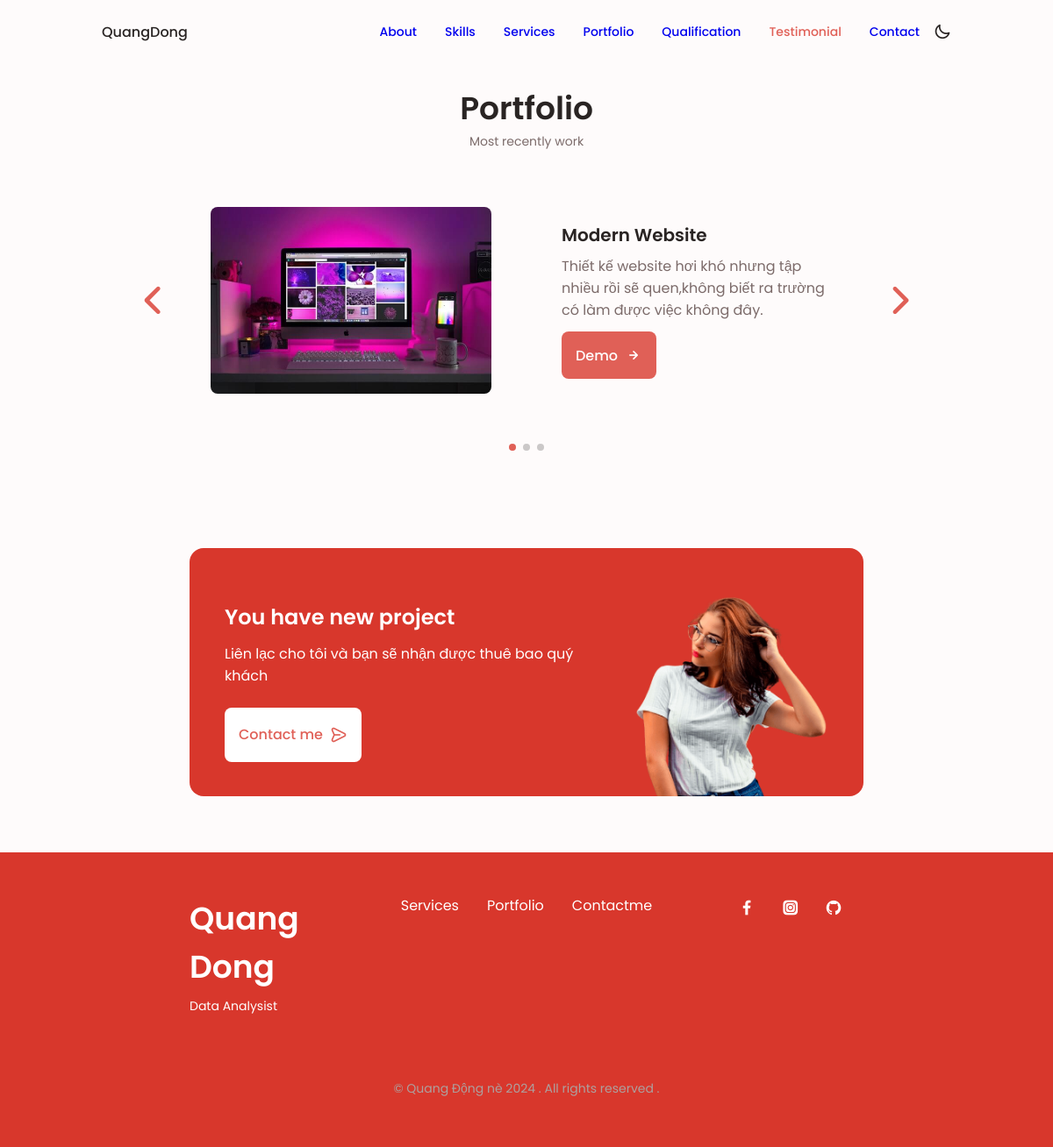
The page /portfolio/ on the database its author committed.
### main/models.py (models this page shows, shortened)
class Portfolio(models.Model):
    class Meta:
        verbose_name_plural = "Portfolios"
        verbose_name = "Portfolio"
        ordering = ["name"]
    date = models.DateTimeField(blank=True, null=True)
    name = models.CharField(max_length=200, blank=True, null=True)
    description = models.CharField(max_length=500, blank=True, null=True)
    image = models.ImageField(blank=True, null=True, upload_to="portfolio")
    demo = models.FileField(blank=True, null=True, upload_to="portfolio_demo")
    slug = models.SlugField(null=True, blank=True)
    is_active = models.BooleanField(default=True)

class UserProfile(models.Model):
    class Meta:
        verbose_name_plural = "User Profiles"
        verbose_name = "User Profile"
    user = models.OneToOneField(User, on_delete=models.CASCADE)
    avatar = models.ImageField(blank=True, null=True, upload_to="avatar")
    name = models.CharField(max_length=100, blank=True, null=True)
    sub_title = models.CharField(max_length=100, blank=True, null=True)
    bio = models.TextField(blank=True, null=True)
    about_bio = models.TextField(blank=True, null=True)
    about_image = models.ImageField(blank=True, null=True, upload_to="about")
    experience = models.IntegerField(default=1, blank=True, null=True)
    projects = models.IntegerField(default=5, blank=True, null=True)
    companies = models.IntegerField(default=1, blank=True, null=True)
    email = models.CharField(max_length=50, blank=True, null=True)
    phone = models.CharField(max_length=50, blank=True, null=True)
    location = models.CharField(max_length=50, blank=True, null=True)
    skills = models.ManyToManyField(Skill, blank=True)
    cv = models.FileField(blank=True, null=True, upload_to="cv")

### main/views.py (the view)
# urls.py: path('portfolio/', views.PortfolioView.as_view(), name="portfolio"),
class PortfolioView(generic.ListView):
    model = Portfolio
    template_name = "main/portfolio.html"
    def get_queryset(self):
        return super().get_queryset().filter(is_active=True)

### portfolio_django/context_processors.py (called while the page is built)
def project_context(request):
    context = {
        'me': User.objects.first(),
    }
    return context

### main/templates/main/portfolio.html (shortened to what this page needs)
{% extends 'main/base.html' %}
{% load static %}
{% block content %}
        <section class="portfolio section" id="portfolio">
            <h2 class="section__title">Portfolio</h2>
            <span class="section__subtitle">Most recently work</span>
            <div class="portfolio__container container swiper mySwiper">
                <div class="swiper-wrapper">
                     {% for obj in object_list  %}
                    <div class="portfolio__content grid swiper-slide">
                        <img src="{{obj.image.url}}" alt="" class="portfolio__img">
                        <div class="portfolio__data">
                            <h3 class="portfolio__title">{{obj.name|title}}</h3>
                            <p class="portfolio__description">{{obj.description|safe}}</p>
                            <a href="{% url 'main:portfolio_detail' slug=obj.slug %}" class="button button--flex button--small portfolio__button">
                                Demo
                                <i class="uil uil-arrow-right button__icon"></i>
                            </a>
                        </div>
                    </div>
                     {% endfor %}
                </div>
                <div class="swiper-button-next">
                    <i class="uil uil-angle-right-b swiper-portfolio-icon"></i>
                </div>
                <div class="swiper-button-prev">
                    <i class="uil uil-angle-left-b swiper-portfolio-icon"></i>
                </div>
                <div class="swiper-pagination"></div>
            </div>
        </section>
        <section class="project section">
            <div class="project__bg">
                <div class="project__container container grid">
                    <div class="project__data">
                        <h2 class="project__title">You have new project</h2>
                        <p class="project__description">Liên lạc cho tôi và bạn sẽ nhận được thuê bao quý khách</p>
                        <a href="{% url 'main:contact' %}" class="button button--flex button--white">
                            Contact me
                            <i class="uil uil-message project__icon button__icon"></i>
                        </a>
                    </div>
                    <img src="{% static 'images/project.png' %}" alt="" class="project__img">
                </div>
            </div>
        </section>
{% endblock %}

### main/templates/main/partials/footer.html
{% load static %}
    <footer class="footer">
        <div class="footer__bg">
            <div class="footer__container container grid">
                <div class="footer__name">
                    <h1 class="footer__title">{{me.first_name|title}}</h1>
                    <span class="footer__subtitle">{{me.userprofile.sub_title}}</span>
                </div>
                <ul class="footer__links">
                    <li>
                        <a href="{% url 'main:service' %}" class="footer__link">Services</a>
                    </li>
                    <li>
                        <a href="{% url 'main:portfolio' %}" class="footer__link">Portfolio</a>
                    </li>
                    <li>
                        <a href="{% url 'main:contact' %}" class="footer__link">Contactme</a>
                    </li>
                </ul>
                <div class="footer__socials">
                    <a href="https://www.facebook.com/" target="_blank" class="footer__social">
                        <i class="uil uil-facebook-f"></i>
                    </a>
                    <a href="https://www.instagram.com/" target="_blank" class="footer__social">
                        <i class="uil uil-instagram-alt"></i>
                    </a>
                    <a href="https://github.com/" target="_blank" class="footer__social">
                        <i class="uil uil-github"></i>
                    </a>
                </div>
            </div>
            <div class="footer__copyright">
                © {{me.userprofile.name}} nè {%  now "Y" %} . All rights reserved .
            </div>
    </footer>

### rows shown on the page
Portfolio: image (picture), name "Modern Website", description "Thiết kế website hơi khó nhưng tập nhiều rồi sẽ quen,không biết ra trường có làm được việc không đây."

### other values the page prints
{{ me.first_name|title }} "Quang Dong"
{{ me.userprofile.sub_title }} "Data Analysist"
{{ me.userprofile.name }} "Quang Động"
